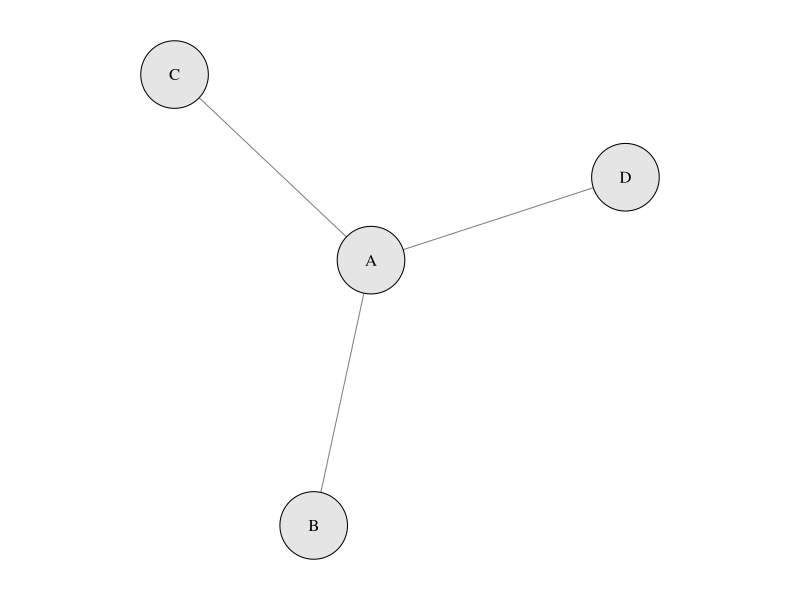
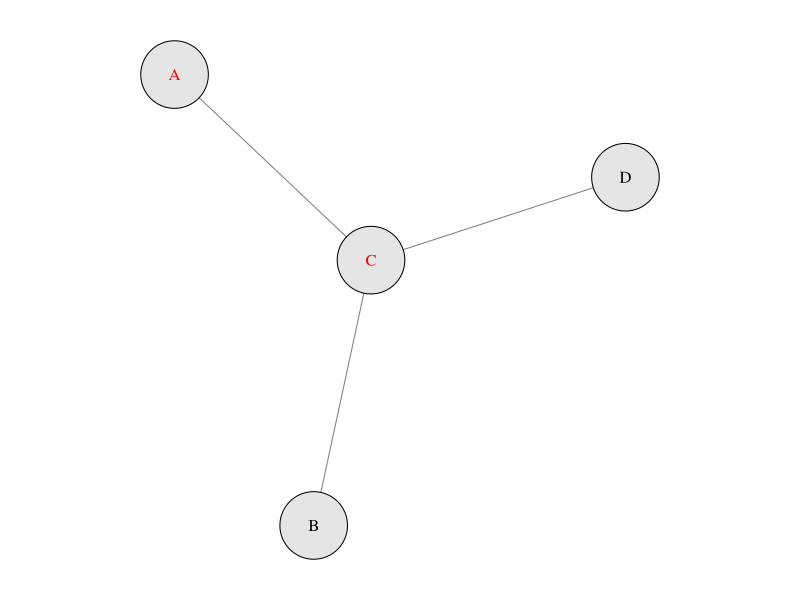

These figures' R source, in order:
library(igraph)

set.seed(123)

edges <- data.frame(
  from = c("A", "A", "A"),
  to   = c("B", "C", "D")
)
g1 <- graph_from_data_frame(edges, directed = FALSE)

original_labels <- V(g1)$name
permuted_labels <- c("C", "B", "A", "D")
name_map <- setNames(permuted_labels, original_labels)

g2 <- g1
V(g2)$name <- name_map[V(g1)$name]

layout <- layout_with_fr(g1)

changed_labels <- V(g1)$name != V(g2)$name
label_colors_g2 <- ifelse(changed_labels, "red", "black")

# Smaller margins around plot
small_margins <- c(1, 0, 1, 0) # bottom, left, top, right

# Plot original graph without title and small margins
pdf("examples/node_exch_g1.pdf", width = 4, height = 2.5)
par(mar = small_margins)
plot(g1,
  layout = layout,
  vertex.label = V(g1)$name,
  vertex.label.color = "black",
  vertex.color = "gray90",
  vertex.size = 30,
  edge.color = "gray50",
  main = NA
)
dev.off()

# Plot permuted graph without title and small margins
pdf("examples/node_exch_g2.pdf", width = 4, height = 2.5)
par(mar = small_margins)
plot(g2,
  layout = layout,
  vertex.label = V(g2)$name,
  vertex.label.color = label_colors_g2,
  vertex.color = "gray90",
  vertex.size = 30,
  edge.color = "gray50",
  main = NA
)
dev.off()
